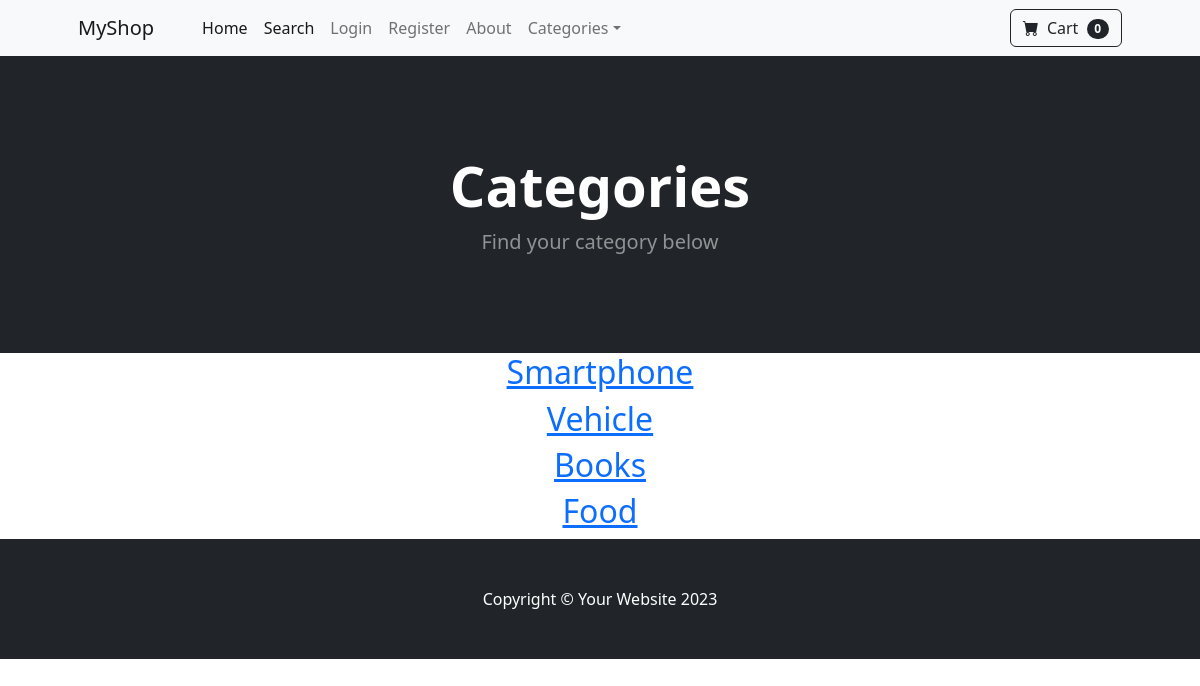
The app's page /category_summary with its own data.
### shop/models.py (models this page shows, shortened)
class Category(models.Model):
    name = models.CharField(max_length=100)
    class Meta:
        verbose_name_plural = 'categories'

### shop/views.py (the view)
# urls.py: path('category_summary', views.category_summary, name='category_summary'),
def category_summary(request):
    categories = Category.objects.all()
    return render(request, 'category_summary.html',{'categories':categories})

### cart/cart.py (called while the page is built)
    def __len__(self):
        return len(self.cart)

### cart/context_processors.py (called while the page is built)
def cart(request):
    return {'cart': Cart(request)}

### shop/templates/category_summary.html
{% extends 'base.html' %}
{% block content %}
<header class="bg-dark py-5">
    <div class="container px-4 px-lg-5 my-5">
        <div class="text-center text-white">
            <h1 class="display-4 fw-bolder">Categories</h1>
            <p class="lead fw-normal text-white-50 mb-0">Find your category below</p>
        </div>
    </div>
</header>
<div class="container">
    <div class="row">
        <center>
            <div class="col-8">
                {% if categories %}
                    {% for category in categories %}
<h2><a href="{% url 'category' category.name %}">{{category.name}}</a></h2>
                    {% endfor %}
                {%endif%}
            </div>
        </center>
    </div>
</div>
{% endblock %}

### records on screen
Category: name "Smartphone"
Category: name "Vehicle"
Category: name "Books"
Category: name "Food"

### other values on screen
{{ cart|length }} "0"
